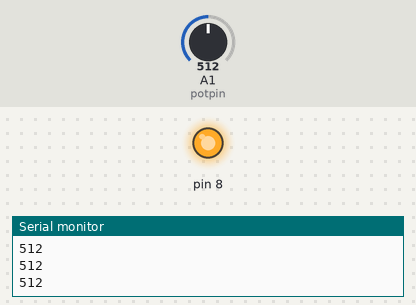
The sketch below on a simulated Arduino Uno, built with avr-gcc and run on an emulated ATmega328P. On the bench: output pins drawn as LEDs (lit = HIGH), the last lines printed to the serial monitor. Inputs (shaded band) come from the test bench; at power-on: A1 (potpin) = 512.

Above: at 1.2 s.
1.3 s: A1 (potpin) set to 159
2.8 s: A1 (potpin) set to 143
At 3.3 s:
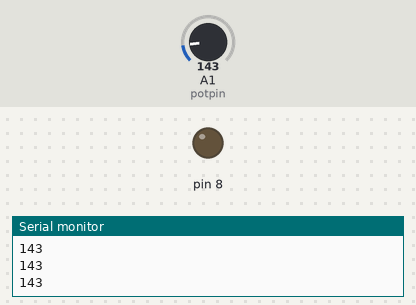
4.3 s: A1 (potpin) set to 160
At 5.5 s:
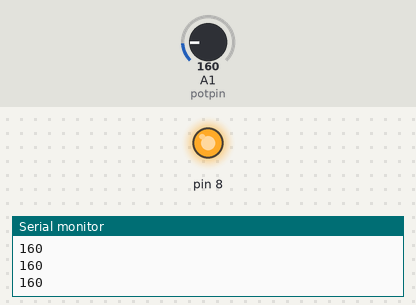
5.8 s: A1 (potpin) set to 140
At 6.8 s:
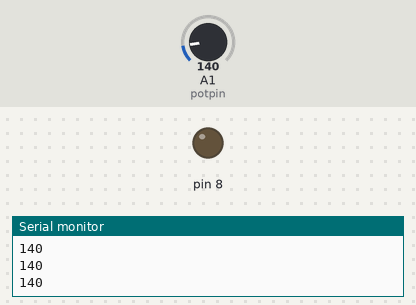
Timing chart, 0 to 8.3 s (numbered marks = the images above; inputs shaded):
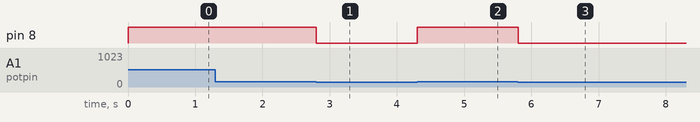

The sketch:

main.ino
```cpp
int potpin = 1;
int val;

void setup()
{
pinMode(8, OUTPUT);
Serial.begin(9600);
}

void loop()
{
  val = analogRead(potpin);  // reads the value of the sensor (value between 0 and 1023)
  if(val>150)
    digitalWrite(8, HIGH);
  else
    digitalWrite(8, LOW);
  Serial.println(val);                        //show in serial reader

}
```

Measured:
- the behaviour switches between 151 and 150 on A1 (potpin) (found by bisection; images 0 and 1)
- after the input at 2.8 s, pin 8: HIGH → LOW at once
- after the input at 4.3 s, pin 8: LOW → HIGH at once
- after the input at 5.8 s, pin 8: HIGH → LOW at once
